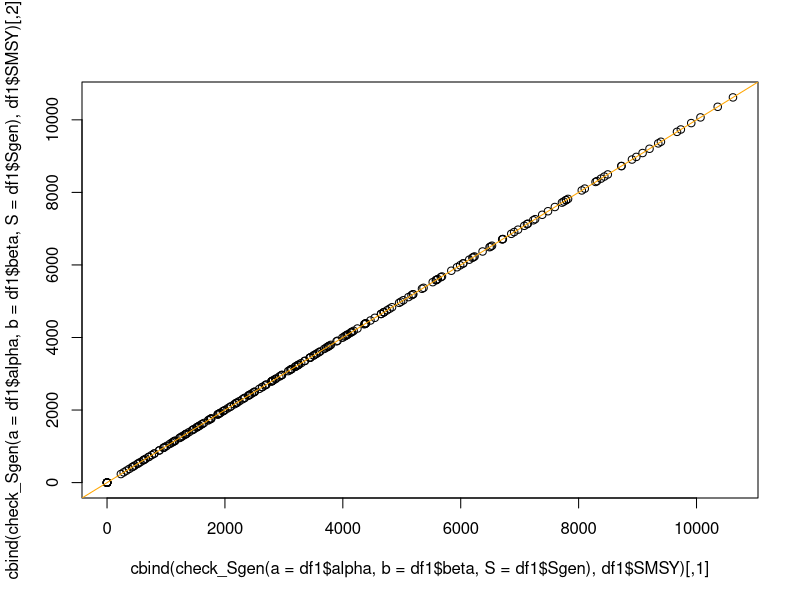
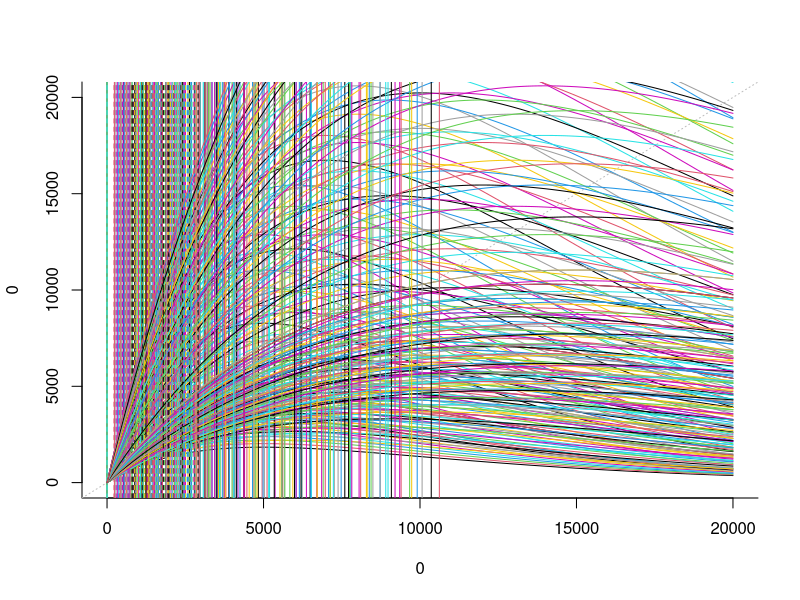
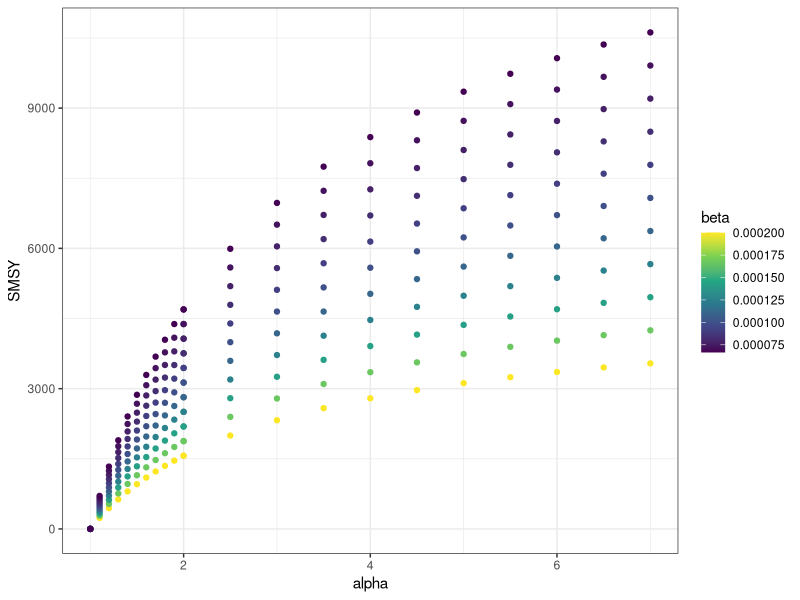
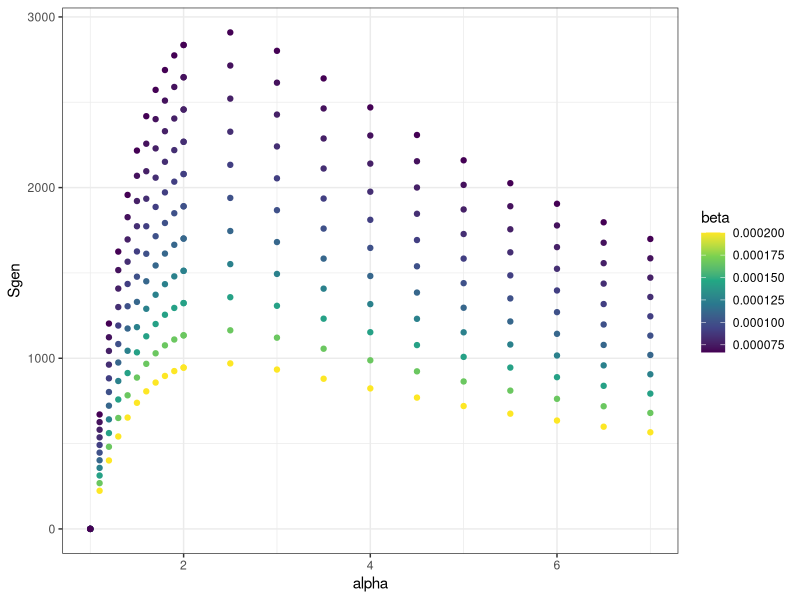
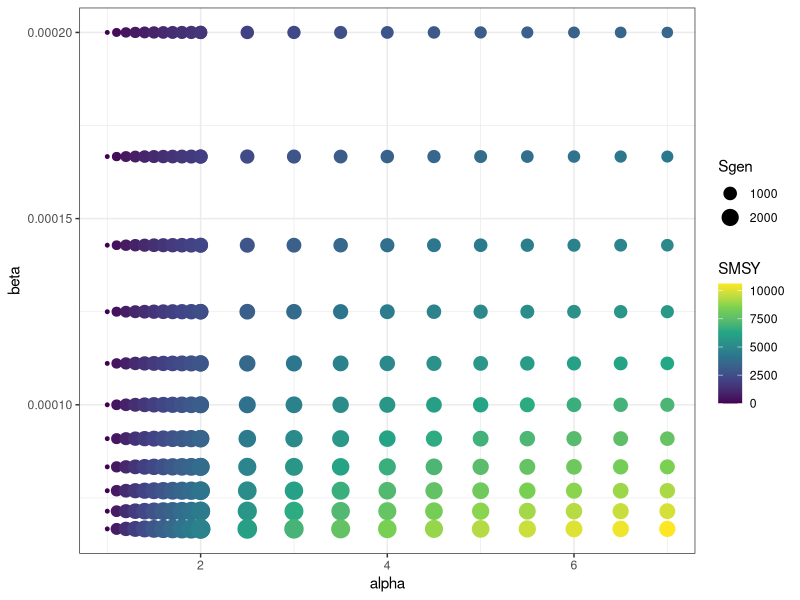
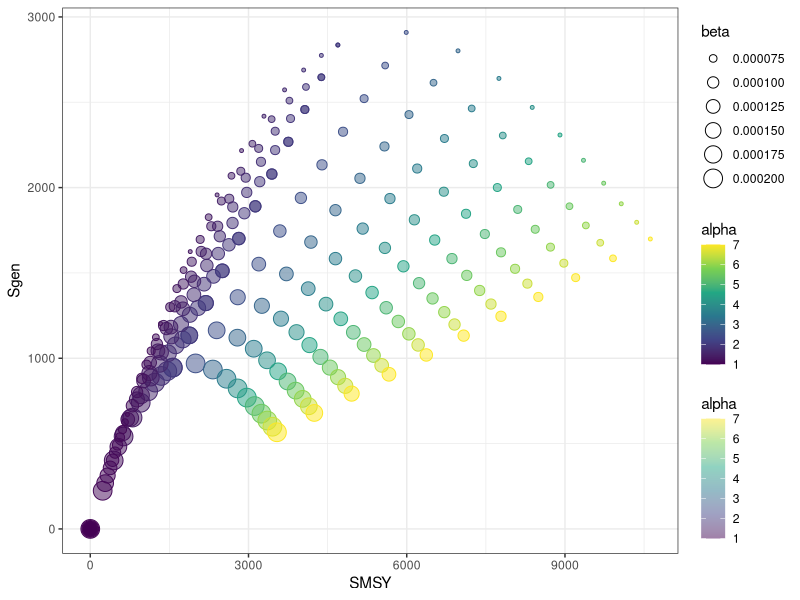

The R script that drew these images, in order:
# Compare ricker curves and SMSY values

library(ggplot2)
library(purrr)
options(scipen = 10, digits=9)

# Make series of alpha and beta values
alphas <- c(seq(1,2,0.1),seq(2,7,by=0.5)) # alphas values, higher resolution below 2. uniroot function used to get Sgen gives error if you include alpha =1
betas <- 1/(10000 * seq(0.5, 1.5, 0.1)) # betas centered at 1/10000 (carrying capacity =10000) with variation in carrying capacity +/- 50%
# make into a data frame
df <- expand.grid(alphas, betas)
names(df) <- c("alpha", "beta")
# generate SMSY based on alpha and beta
#df$SMSY = log(df$alpha)*(0.5-0.07*log(df$alpha))/df$beta # Hilborn and Walters equation to estimate SMSY

# function to get SMSY and Sgen from alpha and beta
get_SMSY_Sgen <- function(a, b, int_lower, int_upper) {
  SMSY <- log(a)*(0.5-0.07*log(a))/b # Hilborn and Walters equation to estimate SMSY
  fun_Sgen <- function(Sgen, a, b, SMSY) {Sgen* a * exp( - b*Sgen) - SMSY}
  Sgen <- uniroot(fun_Sgen, interval=c(int_lower, int_upper), a=a, b=b, SMSY=SMSY)$root
  est  <- data.frame(SMSY, Sgen)
  est
}
# get SMSY and Sgen in new data frame
ndf <- pmap_dfr(list(df$alpha, df$beta, -1, 1/df$beta*2), get_SMSY_Sgen)
# bind SMSY and Sgen to alpha and beta
df1 <- cbind(df, ndf)
# function to check whether Sgen is correct. Should be the spawner number 
#   that gives recruits=SMSY in one generation, no fishing
check_Sgen <- function(a,b,S) {
  a*S*exp(-b*S)
}
# yes, correctly gets to SMSY
plot(cbind(check_Sgen(a=df1$alpha, b=df1$beta, S=df1$Sgen), df1$SMSY))
abline(a=0,b=1, col="orange")

# Plot ricker curves with Sgen and SMSY
plot(type="n", bty="l", x=0, y=0, xlim=c(0,20000), ylim=c(0,20000)) 
abline(a=0, b=1, lty=3, col="gray")
#for(i in sample(1:nrow(df), size=5, replace=FALSE)) {
for(i in 1:nrow(df1)) {
  curve(df1$alpha[i]*x * exp(-df1$beta[i]*x), add=TRUE, col=i)
  abline(v=df1$Sgen[i], col=i, lty=2)
  abline(v=df1$SMSY[i], col=i)
#  text(x=1000+i*10000,y=30000, col=i, label=df$beta[i])
}

# Plot how SMSY and Sgen change with alpha and beta
if(!dir.exists("figures"))
dir.create("figures")

# SMSY
png("figures/fig_SMSY~alpha.png", width=8,height=6, units="in", res=300)
ggplot(df1, aes(x=alpha, y=SMSY, colour=beta)) +
  geom_point() +
  scale_colour_viridis_c() +
  theme_bw()
dev.off()

# Sgen
png("figures/fig_Sgen~alpha.png", width=8,height=6, units="in", res=300)
ggplot(df1, aes(x=alpha, y=Sgen, colour=beta)) +
  geom_point()+
  scale_colour_viridis_c() +
  theme_bw()
dev.off()

# Both are very sensitive to beta. SMSY is more sensitive to alpha. Sgen not very sensitive to alpha.

# All, alpha and beta axes
png("figures/fig_beta~alpha.png", width=8,height=6, units="in", res=300)
ggplot(df1, aes(x=alpha, y=beta, color=SMSY, size=Sgen)) +
  geom_point()+
  scale_colour_viridis_c() +
  theme_bw()
dev.off()

# All, Sgen and SMSY axes
png("figures/fig_Sgen~SMSY.png", width=8,height=6, units="in", res=300)
ggplot(df1, aes(x=SMSY, y=Sgen, color=alpha, fill=alpha, size=beta)) +
  geom_point(shape=21)+
  scale_colour_viridis_c() +
  scale_fill_viridis_c(alpha=0.5) +
  theme_bw()
dev.off()

# SMSY and Sgen very sensitive to beta, alpha is secondary. 
# For given value of beta, Sgen is highest at intermediate alpha. 
